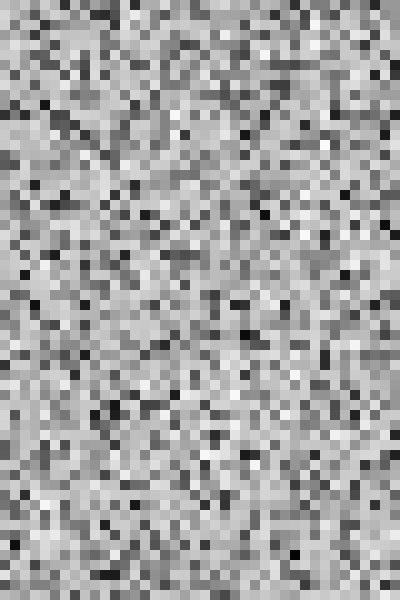
Frame 1 (no input)
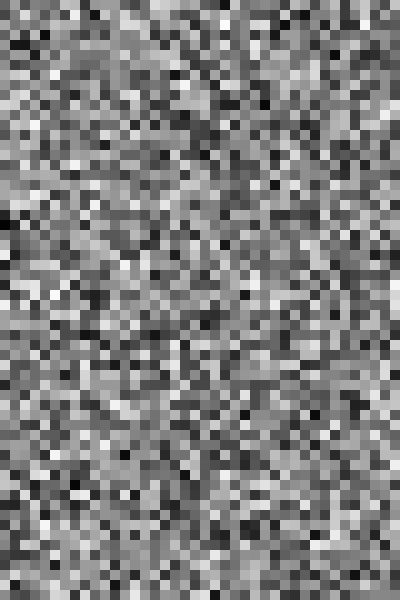
Frame 60 (the mouse pressed at the canvas centre just before this capture)
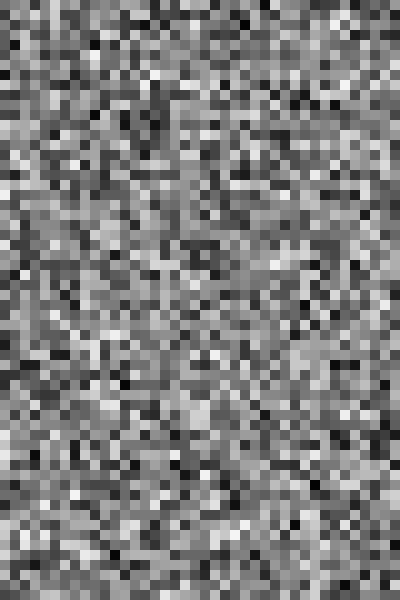
Frame 120 (the mouse held since frame 60 and released just before this capture)

The Processing sketch that drew these frames (run headless with seeded random() and noise(); from frame 60 on, the mouse is pressed at the canvas centre):

// Processing sketch: processing_38892
// ── processing_38892.pde

void setup () {
  size (400, 600);
  noStroke ();
}

void draw () {
  for (int X=0; X<400; X=X+10) {
    for (int Y=0; Y<600; Y=Y+10) {
       fill(random(255),random(255));
      rect (X, Y, 10, 10);
     }   
  }
}
